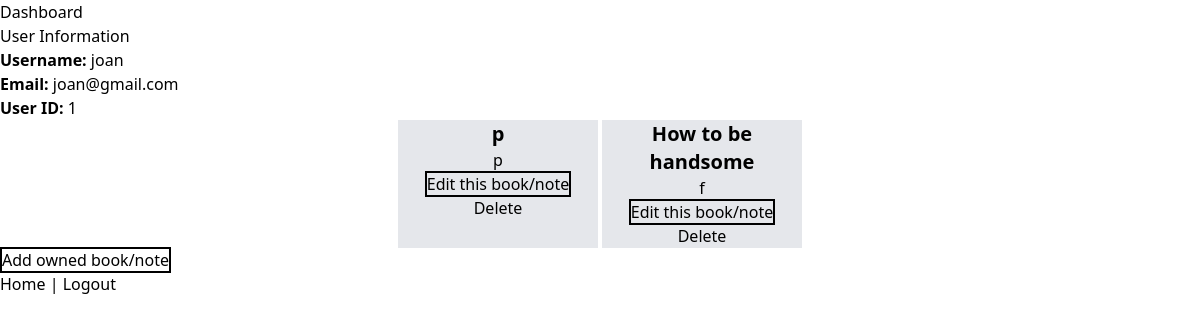
The page /dashboard (signed in) on the database its author committed.
### models.py (models this page shows, shortened)
class User(db.Model):
    id = db.Column(db.Integer, primary_key=True)
    username = db.Column(db.String(80), unique=True, nullable=False)
    email = db.Column(db.String(120), unique=True, nullable=False)
    password = db.Column(db.String(200), nullable=False)
    avg_rating = db.Column(db.String(200), nullable=False, default=0)
    rating_count = db.Column(db.Integer, default=0)

class Note(db.Model):
    note_id = db.Column(db.Integer, primary_key=True)
    image_filename = db.Column(db.String(255), nullable=True)
    title = db.Column(db.String(200), nullable=False)
    isbn = db.Column(db.String(17), nullable=False)
    price = db.Column(db.Numeric(10, 2), nullable=False)
    description = db.Column(db.Text, nullable=True)
    condition = db.Column(
        db.Enum('MINIMUM', 'GOOD', 'BRAND NEW', name='condition_enum'),
        nullable=False
    )
    pickup_location = db.Column(db.String(200), nullable=False)
    available_date = db.Column(db.Date, nullable=False)
    status = db.Column(
        db.Enum('AVAILABLE', 'LENT', 'SOLD', 'RESERVED', 'HIDDEN', name='status_enum'),
        default='AVAILABLE',
        nullable=False
    )
    listing_type = db.Column(
        db.Enum('RENTAL', 'SALE', name='listing_type_enum'),
        nullable=False
    )
    listing_date = db.Column(db.DateTime, default=db.func.now(), nullable=False)
    avg_rating = db.Column(db.Numeric(3, 2), default=0.00)
    rating_count = db.Column(db.Integer, default=0)
    owner_id = db.Column(db.Integer, db.ForeignKey('user.id'), nullable=False)
    buyer_id = db.Column(db.Integer, db.ForeignKey('user.id'), nullable=True)
    owner = db.relationship('User', foreign_keys=[owner_id], backref='notes_owned')
    buyer = db.relationship('User', foreign_keys=[buyer_id], backref='notes_bought')

### app.py (the view)
@app.route('/dashboard')
@login_required
def dashboard():
    user = db.session.get(User, session['user_id'])
    owned_notes = user.notes_owned
    return render_template('dashboard.html', user=user, owned_notes=owned_notes)

### app.py (called while the page is built)
def login_required(f):
    @wraps(f)
    def decorated_function(*args, **kwargs):
        if 'user_id' not in session:
            flash('Please log in to access this page.', 'warning')
            return redirect(url_for('login'))
        return f(*args, **kwargs)
    return decorated_function

### templates/dashboard.html (shortened to what this page needs)
<!DOCTYPE html>
<html>
<head>
    <script src="https://cdn.jsdelivr.net/npm/@tailwindcss/browser@4"></script>
</head>
<body>
    <h1>Dashboard</h1>
    <h2>User Information</h2>
    <p><strong>Username:</strong> {{ user.username }}</p>
    <p><strong>Email:</strong> {{ user.email }}</p>
    <p><strong>User ID:</strong> {{ user.id }}</p>
    <div class="flex justify-center text-center gap-1">
        {% for note in owned_notes %}
            <div class="bg-gray-200 w-50">
                <p class="text-xl font-bold">{{note.title}}</p>
                <p>{{note.description}}</p>
                <a href="{{ url_for('notes.update_note', note_id=note.note_id) }}" class="cursor-pointer border-b-black border-2">Edit this book/note</a>
                <form action="{{ url_for('notes.delete_note', note_id=note.note_id) }}" method="POST">
                    <button type="submit" onclick="return confirm('Are you sure you want to delete this book?');">
                        Delete
                    </button>
                </form>
            </div>
        {% endfor %}
    </div>
    <a href="{{ url_for('notes.add_note') }}" class="cursor-pointer border-b-black border-2">Add owned book/note</a>
    <p><a href="{{ url_for('index') }}">Home</a> | <a href="{{ url_for('logout') }}">Logout</a></p>
</body>
</html>

### rows shown on the page
User: username "joan", email "joan@gmail.com", id "1"
Note: title "p", description "p"
Note: title "How to be handsome", description "f"
